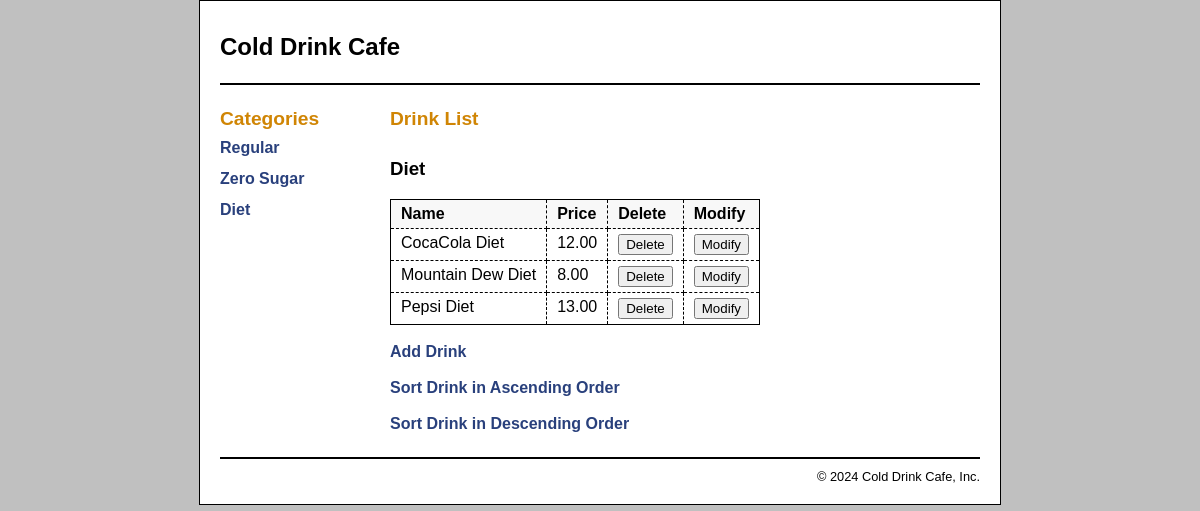
Screenshot of /index.php?category=Diet with the database file from the repository.
### tables this page shows
CREATE TABLE `categories` (
  `categoryID` int(11) NOT NULL,
  `categoryName` varchar(50) NOT NULL
);

CREATE TABLE `products` (
  `productID` int(11) NOT NULL,
  `categoryID` int(11) DEFAULT NULL,
  `productCode` varchar(50) NOT NULL,
  `productName` varchar(100) NOT NULL,
  `listPrice` decimal(10,2) NOT NULL
);

### index.php (the view, shortened to what this page needs)
<?php
include 'db_connect.php';
$categoryName = isset($_GET['category']) ? $_GET['category'] : 'Regular';
$sql = "SELECT p.productID, p.productName, p.listPrice
        FROM Products p
        JOIN Categories c ON p.categoryID = c.categoryID
        WHERE c.categoryName = '$categoryName'";
$result = $conn->query($sql);
$categories = $conn->query("SELECT * FROM Categories");
?>
<!DOCTYPE html>
<html lang="en">
<head>
    <link rel="stylesheet" href="styles.css">
</head>
<body>
    <header>
        <h1>Cold Drink Cafe</h1>
    </header></br>
    <main>
        <aside>
            <nav>
                <h2>Categories</h2>
                <ul class="categories">
                    <?php while ($category = $categories->fetch_assoc()): ?>
                        <li><a href="index.php?category=<?= htmlspecialchars($category['categoryName']); ?>"><?= htmlspecialchars($category['categoryName']); ?></a></li>
                    <?php endwhile; ?>
                </ul>
            </nav>
        </aside>
        <section>
            <h2>Drink List</h2>
            <h3><?= htmlspecialchars($categoryName); ?></h3>
            <?php if ($result->num_rows > 0): ?>
                <table>
                    <tr><th>Name</th><th>Price</th><th>Delete</th><th>Modify</th></tr>
                    <?php while ($row = $result->fetch_assoc()): ?>
                        <tr>
                            <td><?= htmlspecialchars($row['productName']); ?></td>
                            <td><?= number_format($row['listPrice'], 2); ?></td>
                            <td>
                                <form action="delete_drink.php" method="POST">
                                    <input type="submit" value="Delete" class="button">
                                </form>
                            </td>
                            <td>
                                <form action="modify_drink.php" method="GET">
                                    <input type="submit" value="Modify" class="button">
                                </form>
                            </td>
                        </tr>
                    <?php endwhile; ?>
                </table></br>
            <?php else: ?>
                <p>No drinks found in this category.</p>
            <?php endif; ?>
            <div class="links">
                <a href="add_drink.php">Add Drink</a><br></br>
                <a href="sort_drinks.php?order=ASC">Sort Drink in Ascending Order</a><br></br>
                <a href="sort_drinks.php?order=DESC">Sort Drink in Descending Order</a></br>
            </div>
        </section>
    </main>
    <footer>
        <p>&copy; 2024 Cold Drink Cafe, Inc.</p>
    </footer>
</body>
</html>

### styles.css (style rules this page uses)
html { background-color: rgb(192, 192, 192); }
body { margin: 0 auto; font-family: Arial, Helvetica, sans-serif; width: 760px; background-color: white; border: 1px solid black; padding: 20px; }
header { margin: 0; padding-bottom: 10px; border-bottom: 2px solid black; }
header h1 { margin: 0; padding: .5em 0; color: black; }
main { margin: 0; padding: 0; }
aside { float: left; width: 150px; margin-right: 20px; }
nav ul { list-style-type: none; margin: 0; padding: 0; }
nav ul li { padding-bottom: 0.5em; }
section { float: left; width: 560px; padding-bottom: 1.5em; }
footer { clear: both; margin-top: 20px; border-top: 2px solid black; padding-top: 10px; }
footer p { text-align: right; font-size: 80%; margin: 0; }
h1 { font-size: 150%; margin: 0; padding: .5em 0 .25em; }
h2 { font-size: 120%; margin: 0; padding: .25em 0 .5em; }
h2 { color: rgb(208, 133, 4); }
ul { margin: 0 0 1em 0; padding: 0 0 0 1em; }
li { margin: 0; padding: 0; }
a { color: rgb(41, 64, 124); font-weight: bold; text-decoration: none; }
table { border: 1px solid black; border-collapse: collapse; margin-top: 10px; }
td, th { border: 1px dashed black; padding: 5px 10px; vertical-align: top; text-align: left; }
th { background-color: #f8f8f8; }
form { margin: 0; }
.categories { margin-bottom: 10px; }
.categories a { display: block; margin-bottom: 5px; }

### rows the page displays
categories: categoryName "Regular"
categories: categoryName "Zero Sugar"
categories: categoryName "Diet"
products: productName "CocaCola Diet", listPrice "12.00"
products: productName "Mountain Dew Diet", listPrice "8.00"
products: productName "Pepsi Diet", listPrice "13.00"

### other values shown
$categoryName "Diet"
